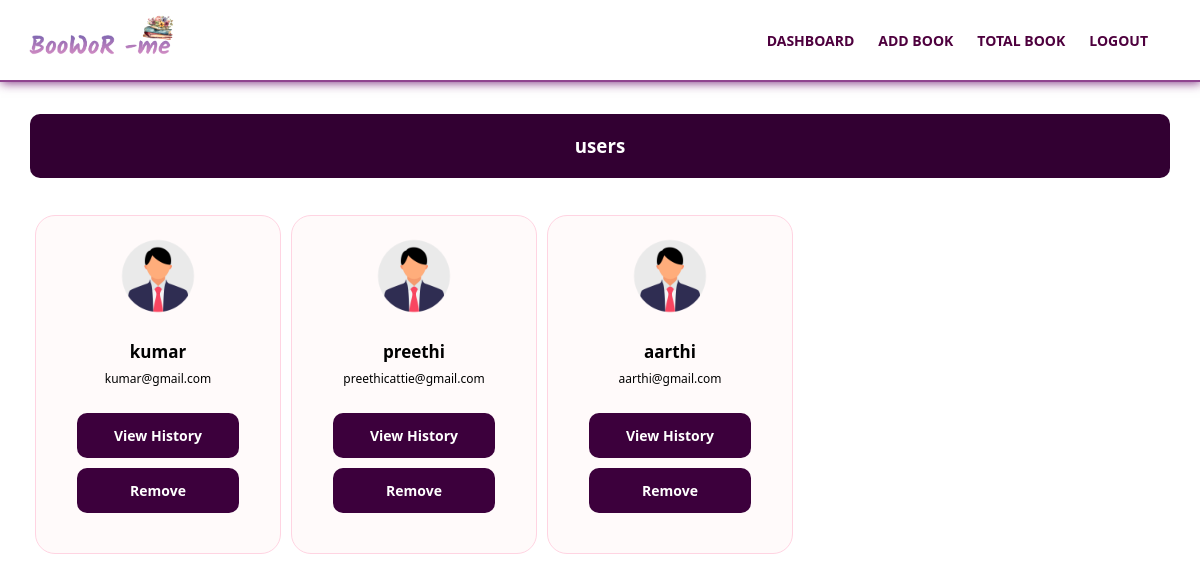
The app's page /lib/members/ (signed in) with its own data.
### tables this page shows
CREATE TABLE STUDENT(
id INT PRIMARY KEY NOT NULL,
username TEXT,
password TEXT,
email TEXT, bookcount INTEGER DEFAULT 0);

### application/controllers.py (the view)
@App.route('/lib/members/')
def Viewmembers():
    liblogin = session.get("liblogin")
    if liblogin == True:
        membersData = database.get_Studentdata()
        return render_template("Memberspage.html", data = membersData)
    return redirect(url_for("LibLogin"))

### application/controllers.py (called while the page is built)
    def get_Studentdata(self):
        try:
            cur = self.connect.cursor()
            query = "select * from STUDENT"
            cur.execute(query)
            final_data = cur.fetchall()
            self.connect.commit()
            cur.close()
            if final_data is None:
                return []
            else:
                print("student data")
                print("final_data",final_data)
                return final_data
        except sqlite3.Error as err:
            print(err)

### templates/Memberspage.html (shortened to what this page needs)
<!DOCTYPE html>
<html lang="en">
<head>
    <link rel="stylesheet" href="{{url_for('static',filename="../static/style/LibDash.css")}}">
</head>
<body>
    <div class="lib-dash-board">
        <div class="nav-lib-dash">
            <div class="logo-con-lib-dash">
                <img src="{{url_for('static',filename="../static/assets/mainlogo.png")}}" />
            </div>
            <div class="btn-lib-dash">
                <a href="/lib/dashlib">DASHBOARD</a>
                <a href="http://localhost:5000/lib/Addbook/">ADD BOOK</a>
                <a href="/lib/View All/">TOTAL BOOK</a>
                <a href="/lib/logout">LOGOUT</a>
            </div>
        </div>
        <div class="main-body-mem">
            <div class="main-body-mem-head">
                <h3>users</h3>
            </div>
            <div class="main-body-result">
                {% if data != None %}
                    {% for values in data %}
                            <div class="member-con" >
                                <img src="{{url_for('static',filename="../static/assets/male.png")}}"/>
                                <div class="content-mem">
                                    <h4>{{values[1]}}</h4>
                                    <p>{{values[3]}}</p>
                                </div>
                                <div class="btn-mem">
                                    <button class="view-btn-mem"><a href="/lib/userview/?id={{values[1]}}&code={{values[0]}}">View History</a></button>
                                    <button class="delete-btn-mem"><a href="/lib/members/remove/?id={{values[0]}}">Remove</a></button>
                                </div>
                            </div>
                    {% endfor %}
                {% else %}
                        <h1>hello</h1>
                {% endif %}
            </div>
        </div>
    </div>
</body>
</html>

### static/style/LibDash.css (style rules this page uses)
body { margin: 0px; }
.lib-dash-board { width: 100%; }
.logo-con-lib-dash img { width: 200px; }
.nav-lib-dash { width: 100%; height: 5rem; box-shadow: 1px 1px 10px rgba(96, 0, 99, 0.788); display: flex; justify-content: space-between; align-items: center; border-bottom: 2px solid rgba(103, 0, 103, 0.735); }
.btn-lib-dash { margin-right: 2rem; }
.btn-lib-dash a { margin-right: 20px; text-decoration: none; font-family: 'Segoe UI', Tahoma, Geneva, Verdana, sans-serif; font-size: 14px; font-weight: 600; color: rgb(78, 0, 62); transition: .5s; }
.main-body-mem { width: 95%; background-color: rgba(0, 255, 255, 0); display: flex; flex-direction: column; margin: 2rem auto; }
.member-con { width: 14rem; padding: 10px; background-color: rgb(255, 250, 250); margin: 5px; display: flex; flex-direction: column; align-items: center; border-radius: 20px; font-family: 'Segoe UI', Tahoma, Geneva, Verdana, sans-serif; font-size: 17px; line-height: -10px; transition: 1s; border: 1px solid rgb(255, 212, 226); }
.content-mem { line-height: 5px; text-align: center; }
.content-mem p { font-size: 12px; }
.btn-mem { display: flex; flex-direction: column; margin: 20px 0px; width: 90%; align-items: center; }
.btn-mem button { width: 80%; height: 45px; margin-bottom: 10px; color: white; border-style: none; font-weight: 600; border-radius: 10px; font-size: 14px; font-family: 'Segoe UI', Tahoma, Geneva, Verdana, sans-serif; background-color: rgb(60, 0, 60); }
.btn-mem button a { color: white; text-decoration: none; }
.main-body-result { display: flex; flex-direction: row; width: 100%; flex-wrap: wrap; margin-top: 2rem; }
.main-body-mem-head { width: 100%; height: 4rem; background-color: rgb(50, 0, 50); color: white; font-family: 'Segoe UI', Tahoma, Geneva, Verdana, sans-serif; text-align: center; border-radius: 10px; }
.member-con img { width: 100px; }

### records on screen
STUDENT: username "kumar", email "kumar@gmail.com"
STUDENT: username "preethi", email "preethicattie@gmail.com"
STUDENT: username "aarthi", email "aarthi@gmail.com"
